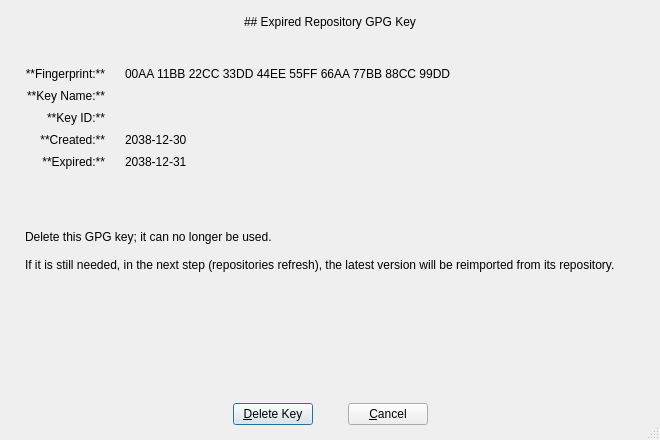
<?xml version="1.0" encoding="UTF-8"?>
<ui version="4.0">
 <class>ExpiredGpgKeyDialog</class>
 <widget class="QDialog" name="ExpiredGpgKeyDialog">
  <property name="geometry">
   <rect>
    <x>0</x>
    <y>0</y>
    <width>660</width>
    <height>440</height>
   </rect>
  </property>
  <property name="windowTitle">
   <string>GPG Key</string>
  </property>
  <property name="sizeGripEnabled">
   <bool>true</bool>
  </property>
  <property name="modal">
   <bool>true</bool>
  </property>
  <layout class="QVBoxLayout" name="outerLayout" stretch="0,1,0,2,0,5,0">
   <property name="spacing">
    <number>15</number>
   </property>
   <property name="leftMargin">
    <number>25</number>
   </property>
   <property name="topMargin">
    <number>15</number>
   </property>
   <property name="rightMargin">
    <number>25</number>
   </property>
   <property name="bottomMargin">
    <number>15</number>
   </property>
   <item>
    <widget class="QLabel" name="heading">
     <property name="text">
      <string>## Expired Repository GPG Key</string>
     </property>
     <property name="textFormat">
      <enum>Qt::TextFormat::MarkdownText</enum>
     </property>
     <property name="alignment">
      <set>Qt::AlignmentFlag::AlignCenter</set>
     </property>
    </widget>
   </item>
   <item>
    <spacer name="topVSpacer">
     <property name="orientation">
      <enum>Qt::Orientation::Vertical</enum>
     </property>
     <property name="sizeType">
      <enum>QSizePolicy::Policy::Expanding</enum>
     </property>
     <property name="sizeHint" stdset="0">
      <size>
       <width>20</width>
       <height>0</height>
      </size>
     </property>
    </spacer>
   </item>
   <item>
    <layout class="QFormLayout" name="formLayout">
     <property name="labelAlignment">
      <set>Qt::AlignmentFlag::AlignRight|Qt::AlignmentFlag::AlignTrailing|Qt::AlignmentFlag::AlignVCenter</set>
     </property>
     <property name="horizontalSpacing">
      <number>20</number>
     </property>
     <property name="verticalSpacing">
      <number>8</number>
     </property>
     <item row="0" column="0">
      <widget class="QLabel" name="fingerprintCaption">
       <property name="text">
        <string>**Fingerprint:**</string>
       </property>
       <property name="textFormat">
        <enum>Qt::TextFormat::MarkdownText</enum>
       </property>
       <property name="alignment">
        <set>Qt::AlignmentFlag::AlignRight|Qt::AlignmentFlag::AlignTrailing|Qt::AlignmentFlag::AlignVCenter</set>
       </property>
       <property name="textInteractionFlags">
        <set>Qt::TextInteractionFlag::NoTextInteraction</set>
       </property>
      </widget>
     </item>
     <item row="0" column="1">
      <widget class="QLabel" name="fingerprint">
       <property name="text">
        <string notr="true">00AA 11BB 22CC 33DD 44EE 55FF 66AA 77BB 88CC 99DD</string>
       </property>
       <property name="textInteractionFlags">
        <set>Qt::TextInteractionFlag::TextSelectableByKeyboard|Qt::TextInteractionFlag::TextSelectableByMouse</set>
       </property>
      </widget>
     </item>
     <item row="1" column="1">
      <widget class="QLabel" name="keyName">
       <property name="text">
        <string notr="true">&lt;Key Name&gt;</string>
       </property>
       <property name="textInteractionFlags">
        <set>Qt::TextInteractionFlag::TextSelectableByKeyboard|Qt::TextInteractionFlag::TextSelectableByMouse</set>
       </property>
      </widget>
     </item>
     <item row="2" column="0">
      <widget class="QLabel" name="keyIdCaption">
       <property name="text">
        <string>**Key ID:**</string>
       </property>
       <property name="textFormat">
        <enum>Qt::TextFormat::MarkdownText</enum>
       </property>
       <property name="alignment">
        <set>Qt::AlignmentFlag::AlignRight|Qt::AlignmentFlag::AlignTrailing|Qt::AlignmentFlag::AlignVCenter</set>
       </property>
       <property name="textInteractionFlags">
        <set>Qt::TextInteractionFlag::NoTextInteraction</set>
       </property>
      </widget>
     </item>
     <item row="2" column="1">
      <widget class="QLabel" name="keyId">
       <property name="text">
        <string notr="true">&lt;Key ID&gt;</string>
       </property>
       <property name="textInteractionFlags">
        <set>Qt::TextInteractionFlag::TextSelectableByKeyboard|Qt::TextInteractionFlag::TextSelectableByMouse</set>
       </property>
      </widget>
     </item>
     <item row="3" column="0">
      <widget class="QLabel" name="keyCreatedCaption">
       <property name="text">
        <string>**Created:**</string>
       </property>
       <property name="textFormat">
        <enum>Qt::TextFormat::MarkdownText</enum>
       </property>
       <property name="alignment">
        <set>Qt::AlignmentFlag::AlignRight|Qt::AlignmentFlag::AlignTrailing|Qt::AlignmentFlag::AlignVCenter</set>
       </property>
       <property name="textInteractionFlags">
        <set>Qt::TextInteractionFlag::NoTextInteraction</set>
       </property>
      </widget>
     </item>
     <item row="3" column="1">
      <widget class="QLabel" name="keyCreated">
       <property name="text">
        <string notr="true">2038-12-30</string>
       </property>
       <property name="textInteractionFlags">
        <set>Qt::TextInteractionFlag::TextSelectableByKeyboard|Qt::TextInteractionFlag::TextSelectableByMouse</set>
       </property>
      </widget>
     </item>
     <item row="4" column="0">
      <widget class="QLabel" name="keyExpiresCaption">
       <property name="text">
        <string>**Expired:**</string>
       </property>
       <property name="textFormat">
        <enum>Qt::TextFormat::MarkdownText</enum>
       </property>
       <property name="alignment">
        <set>Qt::AlignmentFlag::AlignRight|Qt::AlignmentFlag::AlignTrailing|Qt::AlignmentFlag::AlignVCenter</set>
       </property>
       <property name="textInteractionFlags">
        <set>Qt::TextInteractionFlag::NoTextInteraction</set>
       </property>
      </widget>
     </item>
     <item row="4" column="1">
      <widget class="QLabel" name="keyExpires">
       <property name="text">
        <string notr="true">2038-12-31</string>
       </property>
       <property name="textInteractionFlags">
        <set>Qt::TextInteractionFlag::TextSelectableByKeyboard|Qt::TextInteractionFlag::TextSelectableByMouse</set>
       </property>
      </widget>
     </item>
     <item row="1" column="0">
      <widget class="QLabel" name="keyNameCaption">
       <property name="text">
        <string>**Key Name:**</string>
       </property>
       <property name="textFormat">
        <enum>Qt::TextFormat::MarkdownText</enum>
       </property>
       <property name="alignment">
        <set>Qt::AlignmentFlag::AlignRight|Qt::AlignmentFlag::AlignTrailing|Qt::AlignmentFlag::AlignVCenter</set>
       </property>
       <property name="textInteractionFlags">
        <set>Qt::TextInteractionFlag::NoTextInteraction</set>
       </property>
      </widget>
     </item>
    </layout>
   </item>
   <item>
    <spacer name="middleVSpacer">
     <property name="orientation">
      <enum>Qt::Orientation::Vertical</enum>
     </property>
     <property name="sizeType">
      <enum>QSizePolicy::Policy::Expanding</enum>
     </property>
     <property name="sizeHint" stdset="0">
      <size>
       <width>188</width>
       <height>88</height>
      </size>
     </property>
    </spacer>
   </item>
   <item>
    <widget class="QLabel" name="explanationLabel">
     <property name="text">
      <string>Delete this GPG key; it can no longer be used.

If it is still needed, in the next step (repositories refresh), the latest version will be reimported from its repository.</string>
     </property>
     <property name="textFormat">
      <enum>Qt::TextFormat::MarkdownText</enum>
     </property>
     <property name="wordWrap">
      <bool>true</bool>
     </property>
    </widget>
   </item>
   <item>
    <spacer name="bottomVSpacer">
     <property name="orientation">
      <enum>Qt::Orientation::Vertical</enum>
     </property>
     <property name="sizeType">
      <enum>QSizePolicy::Policy::Expanding</enum>
     </property>
     <property name="sizeHint" stdset="0">
      <size>
       <width>20</width>
       <height>0</height>
      </size>
     </property>
    </spacer>
   </item>
   <item>
    <layout class="QHBoxLayout" name="horizontalLayout">
     <item>
      <spacer name="horizontalSpacer_2">
       <property name="orientation">
        <enum>Qt::Orientation::Horizontal</enum>
       </property>
       <property name="sizeHint" stdset="0">
        <size>
         <width>40</width>
         <height>20</height>
        </size>
       </property>
      </spacer>
     </item>
     <item>
      <widget class="QPushButton" name="deleteKeyButton">
       <property name="text">
        <string>&amp;Delete Key</string>
       </property>
      </widget>
     </item>
     <item>
      <spacer name="horizontalSpacer">
       <property name="orientation">
        <enum>Qt::Orientation::Horizontal</enum>
       </property>
       <property name="sizeType">
        <enum>QSizePolicy::Policy::Preferred</enum>
       </property>
       <property name="sizeHint" stdset="0">
        <size>
         <width>20</width>
         <height>20</height>
        </size>
       </property>
      </spacer>
     </item>
     <item>
      <widget class="QPushButton" name="cancelButton">
       <property name="text">
        <string>&amp;Cancel</string>
       </property>
      </widget>
     </item>
     <item>
      <spacer name="horizontalSpacer_3">
       <property name="orientation">
        <enum>Qt::Orientation::Horizontal</enum>
       </property>
       <property name="sizeHint" stdset="0">
        <size>
         <width>40</width>
         <height>20</height>
        </size>
       </property>
      </spacer>
     </item>
    </layout>
   </item>
  </layout>
 </widget>
 <resources/>
 <connections/>
</ui>
